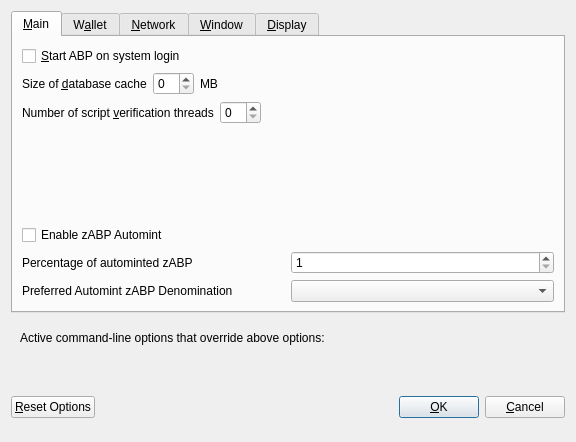
<?xml version="1.0" encoding="UTF-8"?>
<ui version="4.0">
 <class>OptionsDialog</class>
 <widget class="QDialog" name="OptionsDialog">
  <property name="geometry">
   <rect>
    <x>0</x>
    <y>0</y>
    <width>576</width>
    <height>442</height>
   </rect>
  </property>
  <property name="windowTitle">
   <string>Options</string>
  </property>
  <property name="modal">
   <bool>true</bool>
  </property>
  <layout class="QVBoxLayout" name="verticalLayout">
   <item>
    <widget class="QTabWidget" name="tabWidget">
     <property name="currentIndex">
      <number>0</number>
     </property>
     <widget class="QWidget" name="tabMain">
      <attribute name="title">
       <string>&amp;Main</string>
      </attribute>
      <layout class="QVBoxLayout" name="verticalLayout_Main">
       <item>
        <widget class="QCheckBox" name="bitcoinAtStartup">
         <property name="toolTip">
          <string>Automatically start ABP after logging in to the system.</string>
         </property>
         <property name="text">
          <string>&amp;Start ABP on system login</string>
         </property>
        </widget>
       </item>
       <item>
        <layout class="QHBoxLayout" name="horizontalLayout_2_Main">
         <item>
          <widget class="QLabel" name="databaseCacheLabel">
           <property name="text">
            <string>Size of &amp;database cache</string>
           </property>
           <property name="textFormat">
            <enum>Qt::PlainText</enum>
           </property>
           <property name="buddy">
            <cstring>databaseCache</cstring>
           </property>
          </widget>
         </item>
         <item>
          <widget class="QSpinBox" name="databaseCache"/>
         </item>
         <item>
          <widget class="QLabel" name="databaseCacheUnitLabel">
           <property name="text">
            <string>MB</string>
           </property>
           <property name="textFormat">
            <enum>Qt::PlainText</enum>
           </property>
          </widget>
         </item>
         <item>
          <spacer name="horizontalSpacer_2_Main">
           <property name="orientation">
            <enum>Qt::Horizontal</enum>
           </property>
           <property name="sizeHint" stdset="0">
            <size>
             <width>40</width>
             <height>20</height>
            </size>
           </property>
          </spacer>
         </item>
        </layout>
       </item>
       <item>
        <layout class="QHBoxLayout" name="horizontalLayout_3_Main">
         <item>
          <widget class="QLabel" name="threadsScriptVerifLabel">
           <property name="text">
            <string>Number of script &amp;verification threads</string>
           </property>
           <property name="textFormat">
            <enum>Qt::PlainText</enum>
           </property>
           <property name="buddy">
            <cstring>threadsScriptVerif</cstring>
           </property>
          </widget>
         </item>
         <item>
          <widget class="QSpinBox" name="threadsScriptVerif">
           <property name="toolTip">
            <string>(0 = auto, &lt;0 = leave that many cores free)</string>
           </property>
          </widget>
         </item>
         <item>
          <spacer name="horizontalSpacer_3_Main">
           <property name="orientation">
            <enum>Qt::Horizontal</enum>
           </property>
           <property name="sizeHint" stdset="0">
            <size>
             <width>40</width>
             <height>20</height>
            </size>
           </property>
          </spacer>
         </item>
        </layout>
       </item>
       <item>
        <spacer name="verticalSpacer_2">
         <property name="orientation">
          <enum>Qt::Vertical</enum>
         </property>
         <property name="sizeHint" stdset="0">
          <size>
           <width>20</width>
           <height>40</height>
          </size>
         </property>
        </spacer>
       </item>
       <item>
        <widget class="QCheckBox" name="checkBoxZeromintEnable">
         <property name="toolTip">
          <string>Enable automatic minting of ABP units to zABP</string>
         </property>
         <property name="layoutDirection">
          <enum>Qt::LeftToRight</enum>
         </property>
         <property name="text">
          <string>Enable zABP Automint</string>
         </property>
        </widget>
       </item>
       <item>
        <layout class="QHBoxLayout" name="horizontalLayout_3">
         <item>
          <widget class="QLabel" name="percentage_label">
           <property name="toolTip">
            <string>Percentage of incoming ABP which get automatically converted to zABP via Zerocoin Protocol (min: 10%)</string>
           </property>
           <property name="text">
            <string>Percentage of autominted zABP</string>
           </property>
          </widget>
         </item>
         <item>
          <widget class="QSpinBox" name="zeromintPercentage">
           <property name="minimum">
            <number>1</number>
           </property>
           <property name="maximum">
            <number>100</number>
           </property>
          </widget>
         </item>
        </layout>
       </item>
       <item>
        <layout class="QHBoxLayout" name="horizontalLayout" stretch="0,0">
         <property name="sizeConstraint">
          <enum>QLayout::SetFixedSize</enum>
         </property>
         <item>
          <widget class="QLabel" name="labelPreferredDenom">
           <property name="maximumSize">
            <size>
             <width>16777215</width>
             <height>16777215</height>
            </size>
           </property>
           <property name="toolTip">
            <string>Wait with automatic conversion to Zerocoin until enough ABP for this denomination is available</string>
           </property>
           <property name="text">
            <string>Preferred Automint zABP Denomination</string>
           </property>
          </widget>
         </item>
         <item>
          <widget class="QComboBox" name="preferredDenom">
           <property name="maximumSize">
            <size>
             <width>16777215</width>
             <height>27</height>
            </size>
           </property>
           <property name="toolTip">
            <string>Wait with automatic conversion to Zerocoin until enough ABP for this denomination is available</string>
           </property>
           <property name="maxVisibleItems">
            <number>9</number>
           </property>
           <property name="maxCount">
            <number>9</number>
           </property>
          </widget>
         </item>
        </layout>
       </item>
      </layout>
     </widget>
     <widget class="QWidget" name="tabWallet">
      <attribute name="title">
       <string>W&amp;allet</string>
      </attribute>
      <layout class="QVBoxLayout" name="verticalLayout_Wallet">
       <item>
        <layout class="QHBoxLayout" name="horizontalLayout_2_Wallet">
         <item>
          <widget class="QLabel" name="labelStakeSplitThresholdText">
           <property name="text">
            <string>Stake split threshold:</string>
           </property>
          </widget>
         </item>
         <item>
          <widget class="QSpinBox" name="spinBoxStakeSplitThreshold">
           <property name="minimum">
            <number>1</number>
           </property>
           <property name="maximum">
            <number>999999</number>
           </property>
          </widget>
         </item>
        </layout>
       </item>
       <item>
        <widget class="QGroupBox" name="groupBox">
         <property name="title">
          <string>Expert</string>
         </property>
         <layout class="QVBoxLayout" name="verticalLayout_2">
          <item>
           <widget class="QCheckBox" name="coinControlFeatures">
            <property name="toolTip">
             <string>Whether to show coin control features or not.</string>
            </property>
            <property name="text">
             <string>Enable coin &amp;control features</string>
            </property>
           </widget>
          </item>
          <item>
           <widget class="QCheckBox" name="showMasternodesTab">
            <property name="toolTip">
             <string>Show additional tab listing all your masternodes in first sub-tab&lt;br/&gt;and all masternodes on the network in second sub-tab.</string>
            </property>
            <property name="text">
             <string>Show Masternodes Tab</string>
            </property>
           </widget>
          </item>
          <item>
           <widget class="QCheckBox" name="spendZeroConfChange">
            <property name="toolTip">
             <string>If you disable the spending of unconfirmed change, the change from a transaction&lt;br/&gt;cannot be used until that transaction has at least one confirmation.&lt;br/&gt;This also affects how your balance is computed.</string>
            </property>
            <property name="text">
             <string>&amp;Spend unconfirmed change</string>
            </property>
           </widget>
          </item>
         </layout>
        </widget>
       </item>
       <item>
        <spacer name="verticalSpacer_Wallet">
         <property name="orientation">
          <enum>Qt::Vertical</enum>
         </property>
         <property name="sizeHint" stdset="0">
          <size>
           <width>20</width>
           <height>40</height>
          </size>
         </property>
        </spacer>
       </item>
      </layout>
     </widget>
     <widget class="QWidget" name="tabNetwork">
      <attribute name="title">
       <string>&amp;Network</string>
      </attribute>
      <layout class="QVBoxLayout" name="verticalLayout_Network">
       <item>
        <widget class="QCheckBox" name="mapPortUpnp">
         <property name="toolTip">
          <string>Automatically open the ABP client port on the router. This only works when your router supports UPnP and it is enabled.</string>
         </property>
         <property name="text">
          <string>Map port using &amp;UPnP</string>
         </property>
        </widget>
       </item>
       <item>
        <widget class="QCheckBox" name="allowIncoming">
         <property name="toolTip">
          <string>Accept connections from outside</string>
         </property>
         <property name="text">
          <string>Allow incoming connections</string>
         </property>
        </widget>
       </item>
       <item>
        <widget class="QCheckBox" name="connectSocks">
         <property name="toolTip">
          <string>Connect to the ABP network through a SOCKS5 proxy.</string>
         </property>
         <property name="text">
          <string>&amp;Connect through SOCKS5 proxy (default proxy):</string>
         </property>
        </widget>
       </item>
       <item>
        <layout class="QHBoxLayout" name="horizontalLayout_1_Network">
         <item>
          <widget class="QLabel" name="proxyIpLabel">
           <property name="text">
            <string>Proxy &amp;IP:</string>
           </property>
           <property name="textFormat">
            <enum>Qt::PlainText</enum>
           </property>
           <property name="buddy">
            <cstring>proxyIp</cstring>
           </property>
          </widget>
         </item>
         <item>
          <widget class="QValidatedLineEdit" name="proxyIp">
           <property name="minimumSize">
            <size>
             <width>140</width>
             <height>0</height>
            </size>
           </property>
           <property name="maximumSize">
            <size>
             <width>140</width>
             <height>16777215</height>
            </size>
           </property>
           <property name="toolTip">
            <string>IP address of the proxy (e.g. IPv4: 127.0.0.1 / IPv6: ::1)</string>
           </property>
          </widget>
         </item>
         <item>
          <widget class="QLabel" name="proxyPortLabel">
           <property name="text">
            <string>&amp;Port:</string>
           </property>
           <property name="textFormat">
            <enum>Qt::PlainText</enum>
           </property>
           <property name="buddy">
            <cstring>proxyPort</cstring>
           </property>
          </widget>
         </item>
         <item>
          <widget class="QLineEdit" name="proxyPort">
           <property name="minimumSize">
            <size>
             <width>55</width>
             <height>0</height>
            </size>
           </property>
           <property name="maximumSize">
            <size>
             <width>55</width>
             <height>16777215</height>
            </size>
           </property>
           <property name="toolTip">
            <string>Port of the proxy (e.g. 9050)</string>
           </property>
          </widget>
         </item>
         <item>
          <spacer name="horizontalSpacer_1_Network">
           <property name="orientation">
            <enum>Qt::Horizontal</enum>
           </property>
           <property name="sizeHint" stdset="0">
            <size>
             <width>40</width>
             <height>20</height>
            </size>
           </property>
          </spacer>
         </item>
        </layout>
       </item>
       <item>
        <spacer name="verticalSpacer_Network">
         <property name="orientation">
          <enum>Qt::Vertical</enum>
         </property>
         <property name="sizeHint" stdset="0">
          <size>
           <width>20</width>
           <height>40</height>
          </size>
         </property>
        </spacer>
       </item>
      </layout>
     </widget>
     <widget class="QWidget" name="tabWindow">
      <attribute name="title">
       <string>&amp;Window</string>
      </attribute>
      <layout class="QVBoxLayout" name="verticalLayout_Window">
       <item>
        <widget class="QCheckBox" name="minimizeToTray">
         <property name="toolTip">
          <string>Show only a tray icon after minimizing the window.</string>
         </property>
         <property name="text">
          <string>&amp;Minimize to the tray instead of the taskbar</string>
         </property>
        </widget>
       </item>
       <item>
        <widget class="QCheckBox" name="minimizeOnClose">
         <property name="toolTip">
          <string>Minimize instead of exit the application when the window is closed. When this option is enabled, the application will be closed only after selecting Quit in the menu.</string>
         </property>
         <property name="text">
          <string>M&amp;inimize on close</string>
         </property>
        </widget>
       </item>
       <item>
        <spacer name="verticalSpacer_Window">
         <property name="orientation">
          <enum>Qt::Vertical</enum>
         </property>
         <property name="sizeHint" stdset="0">
          <size>
           <width>20</width>
           <height>40</height>
          </size>
         </property>
        </spacer>
       </item>
      </layout>
     </widget>
     <widget class="QWidget" name="tabDisplay">
      <attribute name="title">
       <string>&amp;Display</string>
      </attribute>
      <layout class="QVBoxLayout" name="verticalLayout_Display">
       <item>
        <layout class="QHBoxLayout" name="horizontalLayout_1_Display">
         <item>
          <widget class="QLabel" name="langLabel">
           <property name="text">
            <string>User Interface &amp;language:</string>
           </property>
           <property name="textFormat">
            <enum>Qt::PlainText</enum>
           </property>
           <property name="buddy">
            <cstring>lang</cstring>
           </property>
          </widget>
         </item>
         <item>
          <widget class="QValueComboBox" name="lang">
           <property name="toolTip">
            <string>The user interface language can be set here. This setting will take effect after restarting ABP.</string>
           </property>
          </widget>
         </item>
        </layout>
       </item>
       <item>
        <widget class="QLabel" name="label_3">
         <property name="toolTip">
          <string notr="true"/>
         </property>
         <property name="statusTip">
          <string notr="true"/>
         </property>
         <property name="whatsThis">
          <string notr="true"/>
         </property>
         <property name="accessibleName">
          <string notr="true"/>
         </property>
         <property name="text">
          <string>Language missing or translation incomplete? Help contributing translations here:
https://www.transifex.com/abp-project/abp-project-translations</string>
         </property>
         <property name="wordWrap">
          <bool>true</bool>
         </property>
         <property name="openExternalLinks">
          <bool>true</bool>
         </property>
         <property name="textInteractionFlags">
          <set>Qt::TextBrowserInteraction</set>
         </property>
        </widget>
       </item>
       <item>
        <layout class="QHBoxLayout" name="horizontalLayout_4_Display" stretch="0,0">
         <item>
          <widget class="QLabel" name="themeLabel">
           <property name="text">
            <string>User Interface Theme:</string>
           </property>
          </widget>
         </item>
         <item>
          <widget class="QValueComboBox" name="theme"/>
         </item>
        </layout>
       </item>
       <item>
        <widget class="Line" name="line">
         <property name="orientation">
          <enum>Qt::Horizontal</enum>
         </property>
        </widget>
       </item>
       <item>
        <layout class="QHBoxLayout" name="horizontalLayout_2_Display">
         <item>
          <widget class="QLabel" name="unitLabel">
           <property name="text">
            <string>&amp;Unit to show amounts in:</string>
           </property>
           <property name="textFormat">
            <enum>Qt::PlainText</enum>
           </property>
           <property name="buddy">
            <cstring>unit</cstring>
           </property>
          </widget>
         </item>
         <item>
          <widget class="QValueComboBox" name="unit">
           <property name="toolTip">
            <string>Choose the default subdivision unit to show in the interface and when sending coins.</string>
           </property>
          </widget>
         </item>
        </layout>
       </item>
       <item>
        <layout class="QHBoxLayout" name="horizontalLayout_5_Display">
         <item>
          <widget class="QLabel" name="digitsLabel">
           <property name="text">
            <string>Decimal digits</string>
           </property>
          </widget>
         </item>
         <item>
          <widget class="QValueComboBox" name="digits"/>
         </item>
        </layout>
       </item>
       <item>
        <widget class="QCheckBox" name="checkBoxHideZeroBalances">
         <property name="toolTip">
          <string>Hide empty balances</string>
         </property>
         <property name="layoutDirection">
          <enum>Qt::LeftToRight</enum>
         </property>
         <property name="text">
          <string>Hide empty balances</string>
         </property>
        </widget>
       </item>
       <item>
        <layout class="QHBoxLayout" name="horizontalLayout_3_Display">
         <item>
          <widget class="QLabel" name="thirdPartyTxUrlsLabel">
           <property name="toolTip">
            <string>Third party URLs (e.g. a block explorer) that appear in the transactions tab as context menu items. %s in the URL is replaced by transaction hash. Multiple URLs are separated by vertical bar |.</string>
           </property>
           <property name="text">
            <string>Third party transaction URLs</string>
           </property>
           <property name="buddy">
            <cstring>thirdPartyTxUrls</cstring>
           </property>
          </widget>
         </item>
         <item>
          <widget class="QLineEdit" name="thirdPartyTxUrls">
           <property name="toolTip">
            <string>Third party URLs (e.g. a block explorer) that appear in the transactions tab as context menu items. %s in the URL is replaced by transaction hash. Multiple URLs are separated by vertical bar |.</string>
           </property>
          </widget>
         </item>
        </layout>
       </item>
       <item>
        <spacer name="verticalSpacer">
         <property name="orientation">
          <enum>Qt::Vertical</enum>
         </property>
         <property name="sizeHint" stdset="0">
          <size>
           <width>20</width>
           <height>40</height>
          </size>
         </property>
        </spacer>
       </item>
      </layout>
     </widget>
    </widget>
   </item>
   <item>
    <widget class="QFrame" name="frame">
     <layout class="QVBoxLayout" name="verticalLayout_Bottom">
      <item>
       <layout class="QHBoxLayout" name="horizontalLayout_Bottom">
        <item>
         <widget class="QLabel" name="overriddenByCommandLineInfoLabel">
          <property name="text">
           <string>Active command-line options that override above options:</string>
          </property>
          <property name="textFormat">
           <enum>Qt::PlainText</enum>
          </property>
         </widget>
        </item>
        <item>
         <spacer name="horizontalSpacer_Bottom">
          <property name="orientation">
           <enum>Qt::Horizontal</enum>
          </property>
          <property name="sizeHint" stdset="0">
           <size>
            <width>40</width>
            <height>20</height>
           </size>
          </property>
         </spacer>
        </item>
       </layout>
      </item>
      <item>
       <widget class="QLabel" name="overriddenByCommandLineLabel">
        <property name="text">
         <string/>
        </property>
        <property name="textFormat">
         <enum>Qt::PlainText</enum>
        </property>
        <property name="wordWrap">
         <bool>true</bool>
        </property>
       </widget>
      </item>
     </layout>
    </widget>
   </item>
   <item>
    <layout class="QHBoxLayout" name="horizontalLayout_Buttons">
     <item>
      <widget class="QPushButton" name="resetButton">
       <property name="toolTip">
        <string>Reset all client options to default.</string>
       </property>
       <property name="text">
        <string>&amp;Reset Options</string>
       </property>
       <property name="autoDefault">
        <bool>false</bool>
       </property>
      </widget>
     </item>
     <item>
      <spacer name="horizontalSpacer_1">
       <property name="orientation">
        <enum>Qt::Horizontal</enum>
       </property>
       <property name="sizeHint" stdset="0">
        <size>
         <width>40</width>
         <height>48</height>
        </size>
       </property>
      </spacer>
     </item>
     <item>
      <widget class="QLabel" name="statusLabel">
       <property name="minimumSize">
        <size>
         <width>200</width>
         <height>0</height>
        </size>
       </property>
       <property name="font">
        <font>
         <weight>75</weight>
         <bold>true</bold>
        </font>
       </property>
       <property name="text">
        <string/>
       </property>
       <property name="textFormat">
        <enum>Qt::PlainText</enum>
       </property>
       <property name="wordWrap">
        <bool>true</bool>
       </property>
      </widget>
     </item>
     <item>
      <spacer name="horizontalSpacer_2">
       <property name="orientation">
        <enum>Qt::Horizontal</enum>
       </property>
       <property name="sizeHint" stdset="0">
        <size>
         <width>40</width>
         <height>48</height>
        </size>
       </property>
      </spacer>
     </item>
     <item>
      <widget class="QPushButton" name="okButton">
       <property name="text">
        <string>&amp;OK</string>
       </property>
       <property name="autoDefault">
        <bool>false</bool>
       </property>
       <property name="default">
        <bool>true</bool>
       </property>
      </widget>
     </item>
     <item>
      <widget class="QPushButton" name="cancelButton">
       <property name="text">
        <string>&amp;Cancel</string>
       </property>
       <property name="autoDefault">
        <bool>false</bool>
       </property>
      </widget>
     </item>
    </layout>
   </item>
  </layout>
 </widget>
 <customwidgets>
  <customwidget>
   <class>QValidatedLineEdit</class>
   <extends>QLineEdit</extends>
   <header>qvalidatedlineedit.h</header>
  </customwidget>
  <customwidget>
   <class>QValueComboBox</class>
   <extends>QComboBox</extends>
   <header>qvaluecombobox.h</header>
  </customwidget>
 </customwidgets>
 <resources/>
 <connections/>
</ui>
